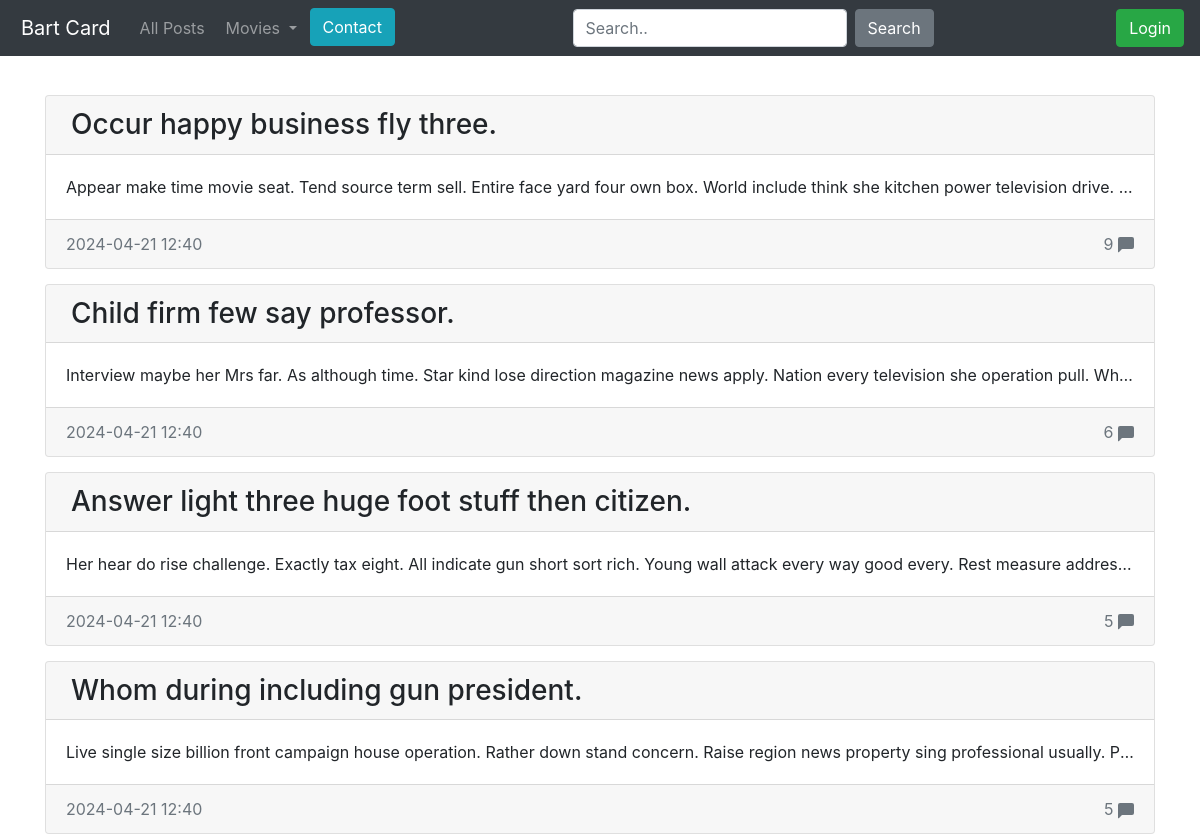
The page / on the database its author committed.
### blog/models.py (models this page shows)
class Entry(db.Model):
    id = db.Column(db.Integer, primary_key=True)
    title = db.Column(db.String(80), nullable=False)
    body = db.Column(db.Text, nullable=False)
    pub_date = db.Column(db.DateTime, nullable=False,
                         default=datetime.datetime.utcnow)
    is_published = db.Column(db.Boolean, default=False)
    comments = db.relationship('Comment', backref='entry', lazy=True)

### blog/routes.py (the view)
@app.route('/')
def index():
    return posts(limit=4)

### blog/routes.py (called while the page is built)
def get_list_types():
    return LIST_TYPES

@app.context_processor
def inject_list_types():
    return dict(list_types=get_list_types())

@app.context_processor
def utility_processor():
    def tmdb_image_url(path,size):
        return tmdb_client.get_poster_url(path,size)
    return {'tmdb_image_url': tmdb_image_url}

def posts(limit=None):
    if limit is None:
        all_posts = Entry.query.filter_by(is_published=True).order_by(Entry.pub_date.desc()).all()
    else:
        all_posts = Entry.query.filter_by(is_published=True).order_by(Entry.pub_date.desc()).limit(limit).all()
    comments_count = {entry.id: len(entry.comments) for entry in all_posts}
    return render_template('homepage.html', all_posts=all_posts, comments_count=comments_count)

### blog/templates/homepage.html (shortened to what this page needs)
{% extends 'base.html' %}
{% block content %}
    {% for post in all_posts %}
        <div class="card" >
            <h3 class="card-header">
                <a href="{{url_for('entry_details', post_id=post.id)}}" style="color: inherit; text-decoration: inherit;">
                {{post.title}}
                </a>
            </h3>
            <div class="card-body">
                <p class="card-text">
                    {{post.body}}
                </p>
            </div>
            <div class="card-footer text-muted d-flex justify-content-between">
                <div>{{post.pub_date.strftime('%Y-%m-%d %H:%M')}}</div>
                <div class="float-right">
                    {{comments_count[post.id]}}
                    <svg xmlns="http://www.w3.org/2000/svg" width="16" height="16" fill="currentColor" class="bi bi-chat-left-fill" viewBox="0 0 16 16">
                        <path d="M2 0a2 2 0 0 0-2 2v12.793a.5.5 0 0 0 .854.353l2.853-2.853A1 1 0 0 1 4.414 12H14a2 2 0 0 0 2-2V2a2 2 0 0 0-2-2z"/>
                    </svg>
                </div>
            </div>
        </div>
    {% endfor %}
{% endblock content%}

### blog/templates/base.html (shortened to what this page needs)
<!doctype html>
<html lang="en">
<head>
 <link rel="stylesheet" href="https://stackpath.bootstrapcdn.com/bootstrap/4.5.0/css/bootstrap.min.css"
>
</head>
<body>
  <body>
    <nav class="navbar navbar-expand-md navbar-dark bg-dark fixed-top">
      <a class="navbar-brand" href="{{ url_for('index') }}">Bart Card</a>
      <div class="collapse navbar-collapse" id="navbarsExampleDefault">
          <ul class="navbar-nav mr-auto">
              <li class="nav-item">
                  <a class="nav-link" href="{{ url_for('post_all') }}">All Posts</a>
              </li>
              <li class="nav-item dropdown">
                <a class="nav-link dropdown-toggle" href="#" id="navbarDropdown" role="button" data-toggle="dropdown" aria-haspopup="true" aria-expanded="false">
                  Movies
                </a>
              </li>
              <li class="nav-item">
                <a class="btn btn-info " href="{{url_for('contact')}}" role="button">Contact</a>
              </li>
          </ul>
          <form class="form-inline my-2 my-lg-0">
              <input class="form-control mr-sm-2" type="text" placeholder="Search.." aria-label="Szukaj">
              <button class="btn btn-secondary my-2 my-sm-0" type="submit">Search</button>
          </form>
          <ul class="navbar-nav ml-auto">
              <li class="nav-item">
                {% if session.logged_in %}
                  <form class="form-inline my-2 my-lg-0" action="{{ url_for('logout') }}" method="POST">
                    <button class="btn btn-danger my-2 my-sm-0" type="submit">Log Out</button>
                  </form>
                {% else %}
                  <a class="btn btn-success my-2 my-lg-0 " href="{{ url_for('login_page') }}">Login</a>
                {% endif %}
              </li>
          </ul>
      </div>
    </nav>
 <main role="main" class="container">
   {% block content %}
   {% endblock %}
 </main>
</html>

### blog/templates/homepage.html (style rules this page uses)
body { padding-top: 5rem; }
.card { margin-top: 15px; }
.card-text { overflow: hidden; text-overflow: ellipsis; white-space: nowrap; }
a { margin-left: 5px; }

### rows shown on the page
Entry: title "Occur happy business fly three.", body "Appear make time movie seat. Tend source term sell. Entire face yard four own box. World include think she kitchen power television drive.…", pub_date "2024-04-21 12:40", comments_count "9"
Entry: title "Child firm few say professor.", body "Interview maybe her Mrs far. As although time. Star kind lose direction magazine news apply. Nation every television she operation pull. Wh…", pub_date "2024-04-21 12:40", id "6"
Entry: title "Answer light three huge foot stuff then citizen.", body "Her hear do rise challenge. Exactly tax eight. All indicate gun short sort rich. Young wall attack every way good every. Rest measure addres…", pub_date "2024-04-21 12:40", comments_count "5"
Entry: title "Whom during including gun president.", body "Live single size billion front campaign house operation. Rather down stand concern. Raise region news property sing professional usually. P…", pub_date "2024-04-21 12:40", comments_count "5"
